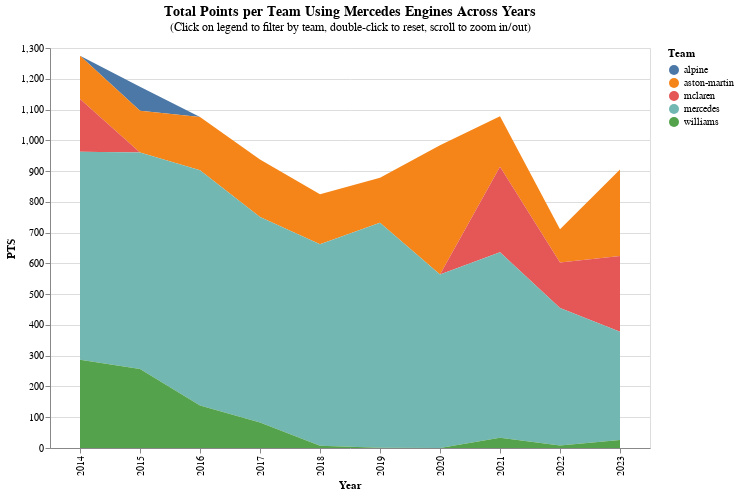

Write notebook code for a chart like this one.
### Markdown cell above
### Adding user selection interactions

### Code cell
# Creating an Enhanced Interactive Area Chart for Points by Team and Year
# We begin by binding selections for teams and zooming with clear labels.
select_team = alt.selection_multi(fields=['Team'], bind='legend', name='Team Selection')
zoom = alt.selection_interval(bind='scales', name='Zoom In/Out')

# Adding instructions for users within the chart title for clarity
chart_title = alt.TitleParams(
    'Total Points per Team Using Mercedes Engines Across Years',
    subtitle='(Click on legend to filter by team, double-click to reset, scroll to zoom in/out)',
    anchor='middle',  # Centering the title and subtitle
    color='black',   # Title color
    fontSize=14      # Font size
)

# Preparing data for visualization with enhanced interactivity
points_by_team_year_area_chart = alt.Chart(points_by_team_year).mark_area(opacity=0.5).encode(
    x='Year:O',  # Year on the x-axis
    y='PTS:Q',   # Total points on the y-axis
    color='Team:N',  # Color coding by team
    tooltip=['Team', 'Year', 'PTS'],  # Tooltip for details
    opacity=alt.condition(select_team, alt.value(1), alt.value(0.2))  # Adjust opacity based on team selection
).properties(
    title=chart_title,  # Using the enhanced title with instructions
    width=600,
    height=400
).add_selection(
    select_team,   # Adding team selection
    zoom           # Adding zooming interaction
).transform_filter(
    select_team   # Applying team filter based on team selection
)

# Displaying the interactive area chart with clear user instructions
points_by_team_year_area_chart.configure_title(
    anchor='middle',  # Centering the title
    offset=10  # Adjusting the spacing between the title and subtitle
)

### Figure 1 — Vega-Lite specification as saved in the notebook (floating-point values rounded to 4 significant figures)
{"config": {"view": {"continuousWidth": 300, "continuousHeight": 300}, "title": {"anchor": "middle", "offset": 10}}, "data": {"name": "data-8926d17e5a32267532e99d48847940a0"}, "mark": {"type": "area", "opacity": 0.5}, "encoding": {"color": {"field": "Team", "type": "nominal"}, "opacity": {"condition": {"param": "Team Selection", "value": 1}, "value": 0.2}, "tooltip": [{"field": "Team", "type": "nominal"}, {"field": "Year", "type": "quantitative"}, {"field": "PTS", "type": "quantitative"}], "x": {"field": "Year", "type": "ordinal"}, "y": {"field": "PTS", "type": "quantitative"}}, "height": 400, "params": [{"name": "Team Selection", "select": {"type": "point", "fields": ["Team"]}, "bind": "legend"}, {"name": "Zoom In/Out", "select": {"type": "interval"}, "bind": "scales"}], "title": {"text": "Total Points per Team Using Mercedes Engines Across Years", "anchor": "middle", "color": "black", "fontSize": 14, "subtitle": "(Click on legend to filter by team, double-click to reset, scroll to zoom in/out)"}, "transform": [{"filter": {"param": "Team Selection"}}], "width": 600, "$schema": "https://vega.github.io/schema/vega-lite/v5.14.1.json", "datasets": {"data-8926d17e5a32267532e99d48847940a0": [{"Team": "alpine", "Year": 2015, "PTS": 78}, {"Team": "aston-martin", "Year": 2014, "PTS": 141}, {"Team": "aston-martin", "Year": 2015, "PTS": 136}, {"Team": "aston-martin", "Year": 2016, "PTS": 173}, {"Team": "aston-martin", "Year": 2017, "PTS": 187}, {"Team": "aston-martin", "Year": 2018, "PTS": 163}, {"Team": "aston-martin", "Year": 2019, "PTS": 146}, {"Team": "aston-martin", "Year": 2020, "PTS": 420}, {"Team": "aston-martin", "Year": 2021, "PTS": 164}, {"Team": "aston-martin", "Year": 2022, "PTS": 108}, {"Team": "aston-martin", "Year": 2023, "PTS": 281}, {"Team": "mclaren", "Year": 2014, "PTS": 171}, {"Team": "mclaren", "Year": 2021, "PTS": 278}, {"Team": "mclaren", "Year": 2022, "PTS": 148}, {"Team": "mclaren", "Year": 2023, "PTS": 246}, {"Team": "mercedes", "Year": 2014, "PTS": 676}, {"Team": "mercedes", "Year": 2015, "PTS": 703}, {"Team": "mercedes", "Year": 2016, "PTS": 765}, {"Team": "mercedes", "Year": 2017, "PTS": 668}, {"Team": "mercedes", "Year": 2018, "PTS": 655}, {"Team": "mercedes", "Year": 2019, "PTS": 731}, {"Team": "mercedes", "Year": 2020, "PTS": 564}, {"Team": "mercedes", "Year": 2021, "PTS": 603}, {"Team": "mercedes", "Year": 2022, "PTS": 447}, {"Team": "mercedes", "Year": 2023, "PTS": 352}, {"Team": "williams", "Year": 2014, "PTS": 287}, {"Team": "williams", "Year": 2015, "PTS": 257}, {"Team": "williams", "Year": 2016, "PTS": 138}, {"Team": "williams", "Year": 2017, "PTS": 83}, {"Team": "williams", "Year": 2018, "PTS": 7}, {"Team": "williams", "Year": 2019, "PTS": 1}, {"Team": "williams", "Year": 2020, "PTS": 0}, {"Team": "williams", "Year": 2021, "PTS": 33}, {"Team": "williams", "Year": 2022, "PTS": 8}, {"Team": "williams", "Year": 2023, "PTS": 26}]}}
